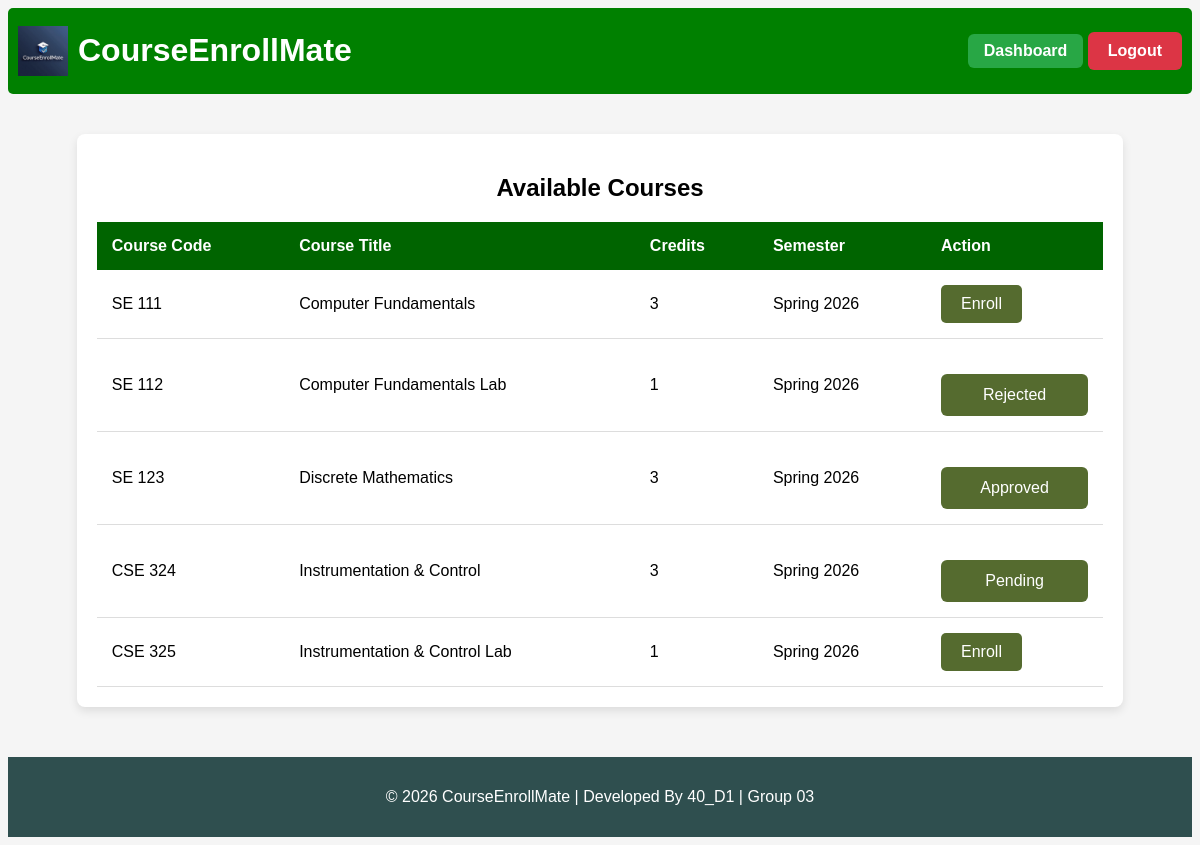
The page /enroll_courses (signed in) on the database as committed earlier.
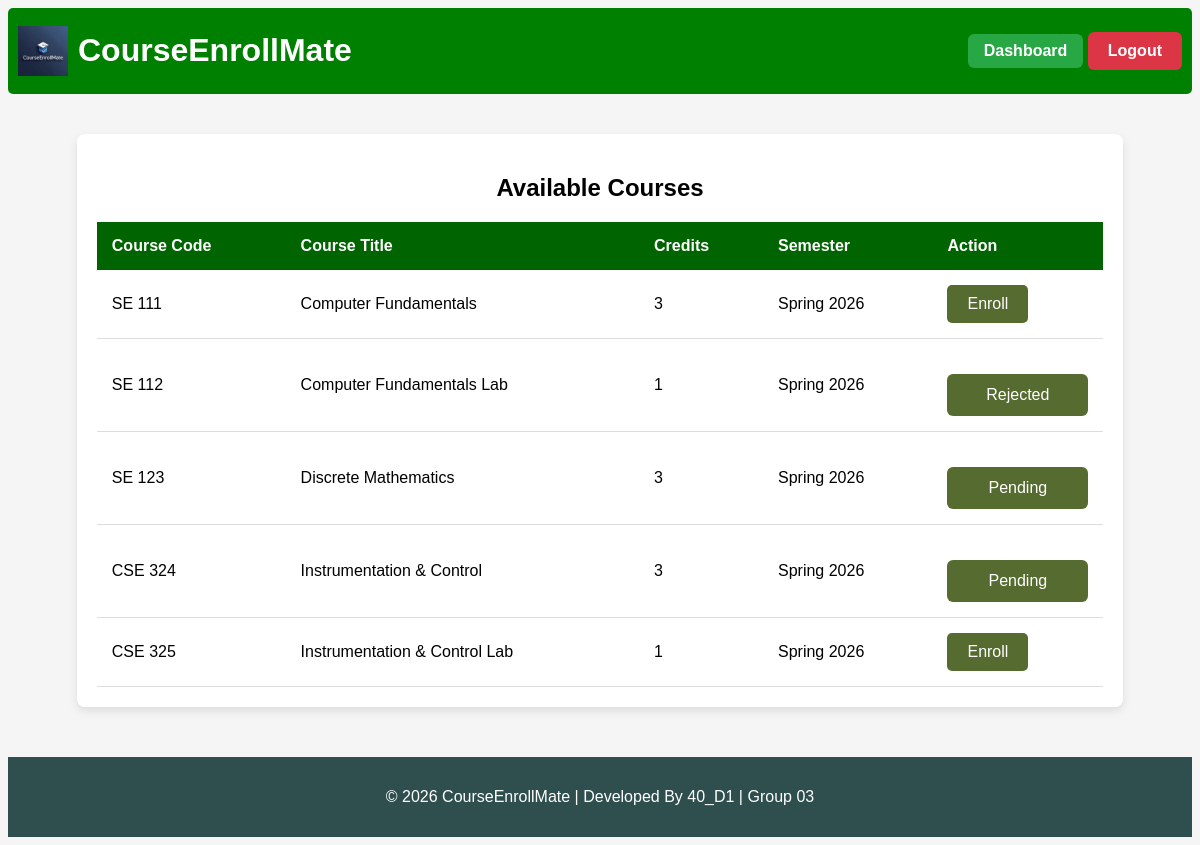
The same page on the database as committed later.
### tables this page shows
CREATE TABLE enrollment_requests (
    id INTEGER PRIMARY KEY AUTOINCREMENT,
    student_id INTEGER NOT NULL,
    offering_id INTEGER NOT NULL,
    request_date TIMESTAMP DEFAULT CURRENT_TIMESTAMP,
    status TEXT CHECK(status IN ('pending','approved','rejected')) DEFAULT 'pending', rejection_reason TEXT,
    FOREIGN KEY (student_id) REFERENCES users(id),
    FOREIGN KEY (offering_id) REFERENCES course_offerings(id)
);

CREATE TABLE courses (
    id INTEGER PRIMARY KEY AUTOINCREMENT,
    course_code TEXT UNIQUE NOT NULL,
    course_title TEXT NOT NULL,
    course_description TEXT,
    credit_hours INTEGER NOT NULL,
    created_at TIMESTAMP DEFAULT CURRENT_TIMESTAMP
);

CREATE TABLE semesters (
    id INTEGER PRIMARY KEY AUTOINCREMENT,
    semester_name TEXT NOT NULL,
    start_date TEXT,
    end_date TEXT,
    status TEXT CHECK(status IN ('active','inactive')) DEFAULT 'inactive'
);

### app.py (the view)
@app.route("/enroll_courses")
@login_required
@role_required("student")
def enroll_courses():
    student_id = session["user_id"]
    conn = get_db_connection()
    courses = conn.execute("""
        SELECT
            co.id AS offering_id,
            co.semester_id,
            c.course_code,
            c.course_title,
            c.credit_hours,
            s.semester_name,
            er.status AS enrollment_status
        FROM course_offerings co
        JOIN courses c ON co.course_id = c.id
        JOIN semesters s ON co.semester_id = s.id
        LEFT JOIN enrollment_requests er
            ON er.offering_id = co.id AND er.student_id = ?
        WHERE s.status = 'active'
    """, (student_id,)).fetchall()
    course_list = []
    for c in courses:
        deadline = conn.execute("""
            SELECT deadline_date
            FROM enrollment_deadline
            WHERE semester_id = ?
        """, (c["semester_id"],)).fetchone()
        if deadline and date.today() > date.fromisoformat(deadline["deadline_date"]):
            deadline_passed = True
        else:
            deadline_passed = False
        course_list.append({
            "offering_id": c["offering_id"],
            "course_code": c["course_code"],
            "course_title": c["course_title"],
            "credit_hours": c["credit_hours"],
            "semester_name": c["semester_name"],
            "enrollment_status": c["enrollment_status"],
            "deadline_passed": deadline_passed
        })
    conn.close()
    return render_template("enroll_courses.html", courses=course_list)

### app.py (called while the page is built)
def get_db_connection():
    conn = sqlite3.connect("courseenrollmate.db")
    conn.row_factory = sqlite3.Row
    conn.execute("PRAGMA foreign_keys = ON")
    return conn

### helper.py (called while the page is built)
def login_required(f):
    @wraps(f)
    def decorated_function(*args, **kwargs):
        if "username" not in session:
            return redirect("/login")
        return f(*args, **kwargs)
    return decorated_function

def role_required(role):
    def decorator(f):
        @wraps(f)
        def decorated_function(*args, **kwargs):
            if session.get("role") != role:
                return "403 Forbidden: Unauthorized access"
            return f(*args, **kwargs)
        return decorated_function
    return decorator

### templates/enroll_courses.html (shortened to what this page needs)
{% extends "base.html" %}
{% block body %}
<div class="table-container">
    <h2>Available Courses</h2>
    <table>
        <thead>
            <tr>
                <th>Course Code</th>
                <th>Course Title</th>
                <th>Credits</th>
                <th>Semester</th>
                <th>Action</th>
            </tr>
        </thead>
        <tbody>
        {% for course in courses %}
            <tr>
                <td>{{ course.course_code }}</td>
                <td>{{ course.course_title }}</td>
                <td>{{ course.credit_hours }}</td>
                <td>{{ course.semester_name }}</td>
                <td>
    {% if course.enrollment_status %}
                    <button class="disabled-btn" disabled>
                    {{ course.enrollment_status|capitalize }}
                    </button>
    {% elif course.deadline_passed %}
                    <button class="disabled-btn" disabled>
                     Deadline Passed
                    </button>
    {% else %}
        <a href="/request_enrollment/{{ course.offering_id }}" class="enroll-btn">
            Enroll
        </a>
    {% endif %}
</td>
            </tr>
        {% endfor %}
        </tbody>
    </table>
</div>
{% endblock %}

Rows that differ between the two databases and show on the page:
changed enrollment_requests "SE 123": enrollment_status "Approved" → "Pending"
